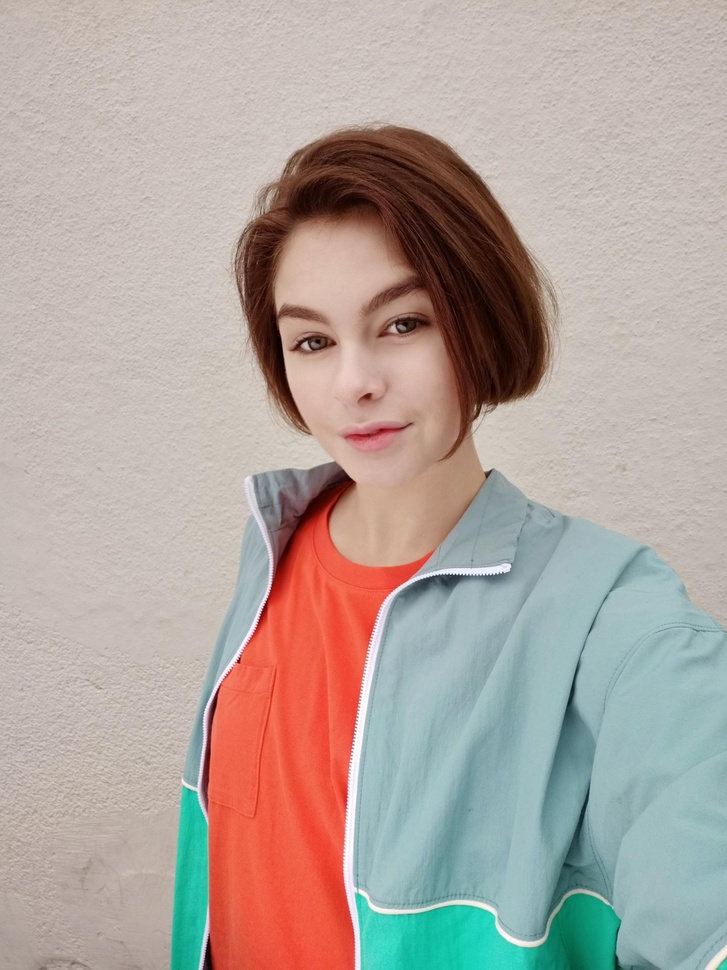
#> input picture tests/input.jpg, 727 x 970 px, shrunk from 1440 x 1920 before the run, found by its file name
$ python rotate_image.py
#> lines starting #> are read from the running program, lines starting #| are printed output that depends on the picture
# -*- coding: utf-8 -*-
"""
Created on Wed Jun 24 16:32:33 2020

@author: saiha
"""
'''
import cv2, sys, time
import numpy as np
img = cv2.imread("C:/Users/saiha/Downloads/OPPO/input.jpg") #LoadImage path_to_image.jpg
timg = cv2.CreateImage((img.height,img.width), img.depth, img.channels) # transposed image

# rotate counter-clockwise
cv2.Transpose(img,timg)
cv2.Flip(timg,timg,flipMode=0)
cv2.SaveImage("C:/Users/saiha/Downloads/OPPO/input_rot_ac.jpg", timg) #rotated_counter_clockwise.jpg

# rotate clockwise
cv2.Transpose(img,timg)
cv2.Flip(timg,timg,flipMode=1)
cv2.SaveImage("C:/Users/saiha/Downloads/OPPO/input_rot_c.jpg", timg) #rotated_clockwise.jpg
'''

import cv2

img=cv2.imread("C:/Users/saiha/Downloads/OPPO/input.jpg")
#> img is the input picture: shape (970, 727, 3); mean B, G, R 158.2, 164.6, 177.4

# rotate ccw
out=cv2.transpose(img)
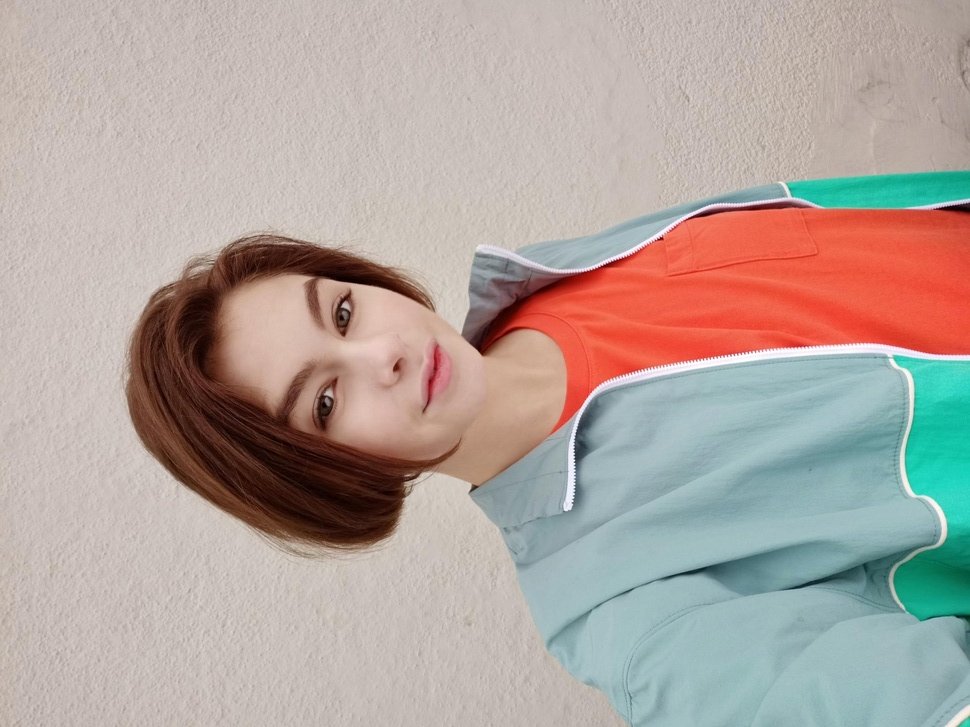
#> out: shape (727, 970, 3); mean B, G, R 158.2, 164.6, 177.4
out=cv2.flip(out,flipCode=0)
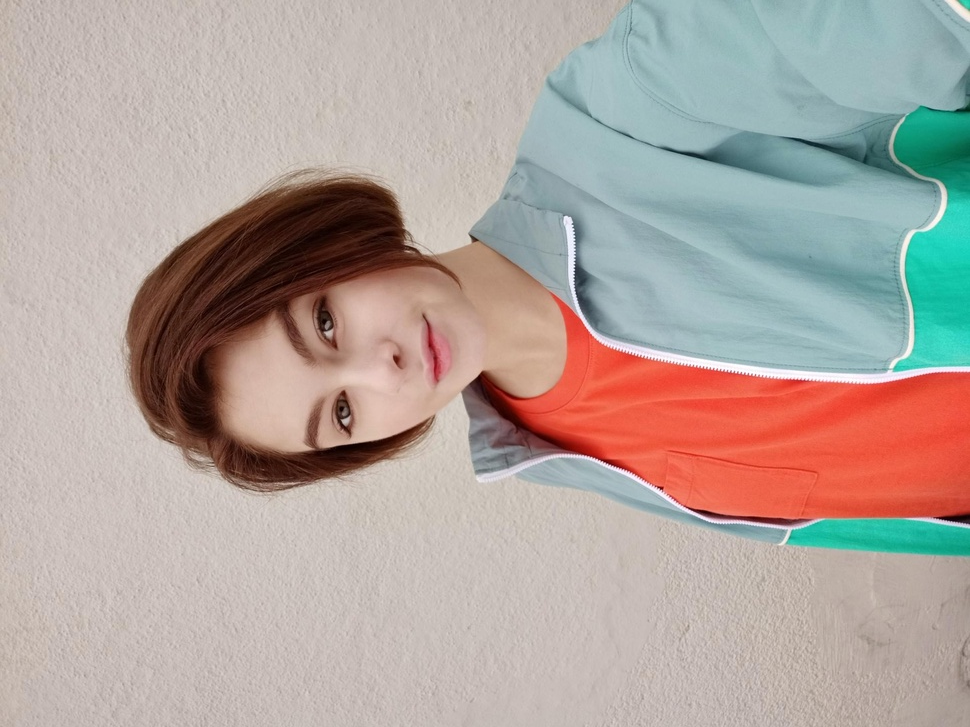
#> out: shape (727, 970, 3); mean B, G, R 158.2, 164.6, 177.4

# rotate cw
out=cv2.transpose(img)
out=cv2.flip(out,flipCode=1)
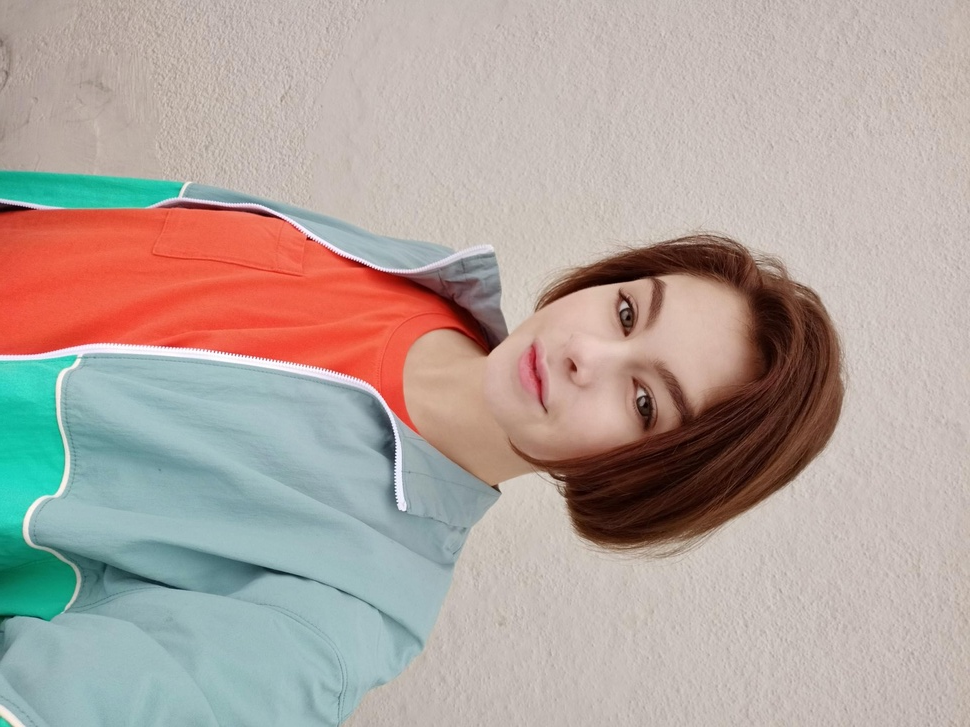
#> out: shape (727, 970, 3); mean B, G, R 158.2, 164.6, 177.4

cv2.imwrite("input_rotated.jpg", out)
